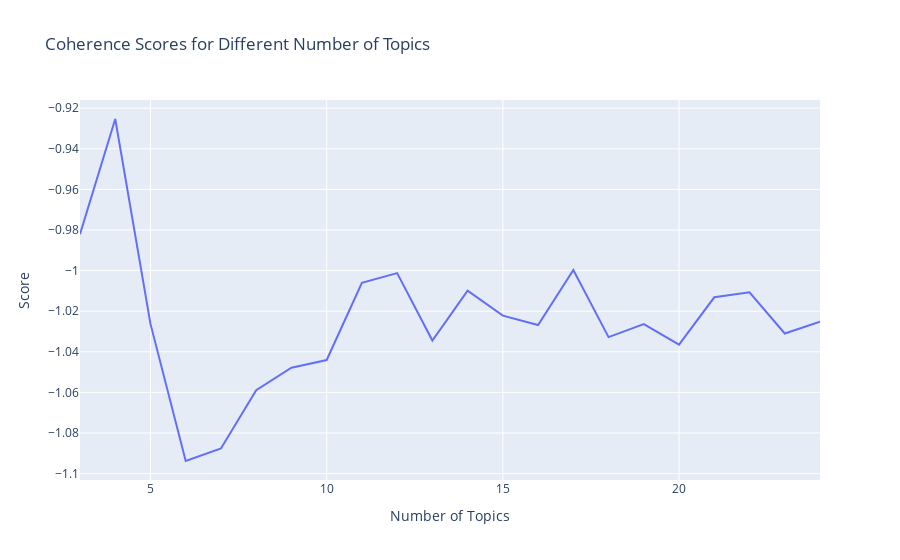

Notebook code for this chart:
### Code cell
# Convert results to a DataFrame
df_results = pd.DataFrame(results)

# Line plot for coherence over the range of topics
fig = px.line(
    df_results,
    x='num_topics',
    y=['coherence',],
    labels={'num_topics': 'Number of Topics', 'value': 'Score'},
    title='Coherence Scores for Different Number of Topics'
)

# Update layout for better readability
fig.update_layout(
    xaxis_title='Number of Topics',
    yaxis_title='Score',
    legend_title_text='Metrics',
    showlegend=False
)

fig.show()

### Figure 1 — Plotly figure (JSON) as saved in the notebook; plotly's stock layout.template omitted (floating-point values rounded to 4 significant figures)
{"data": [{"hovertemplate": "variable=coherence<br>Number of Topics=%{x}<br>Score=%{y}<extra></extra>", "legendgroup": "coherence", "line": {"color": "#636efa", "dash": "solid"}, "marker": {"symbol": "circle"}, "mode": "lines", "name": "coherence", "orientation": "v", "showlegend": true, "type": "scatter", "x": [3, 4, 5, 6, 7, 8, 9, 10, 11, 12, 13, 14, 15, 16, 17, 18, 19, 20, 21, 22, 23, 24], "xaxis": "x", "y": [-0.9821, -0.9253, -1.026, -1.094, -1.088, -1.059, -1.048, -1.044, -1.006, -1.001, -1.034, -1.01, -1.022, -1.027, -0.9997, -1.033, -1.026, -1.036, -1.013, -1.011, -1.031, -1.025], "yaxis": "y"}], "layout": {"legend": {"title": {"text": "Metrics"}, "tracegroupgap": 0}, "showlegend": false, "title": {"text": "Coherence Scores for Different Number of Topics"}, "xaxis": {"anchor": "y", "domain": [0, 1], "title": {"text": "Number of Topics"}}, "yaxis": {"anchor": "x", "domain": [0, 1], "title": {"text": "Score"}}}}
